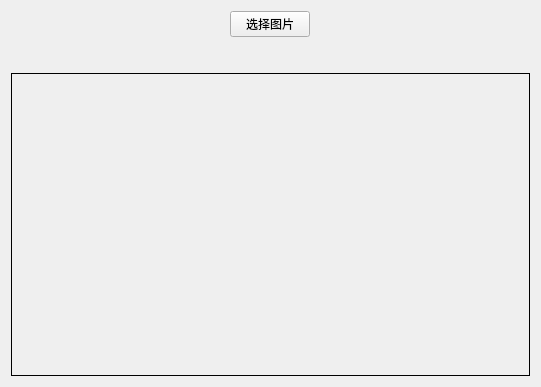
<?xml version="1.0" encoding="UTF-8"?>
<ui version="4.0">
 <class>Form</class>
 <widget class="QWidget" name="Form">
  <property name="geometry">
   <rect>
    <x>0</x>
    <y>0</y>
    <width>541</width>
    <height>387</height>
   </rect>
  </property>
  <property name="windowTitle">
   <string>图片查看器</string>
  </property>
  <layout class="QVBoxLayout" name="verticalLayout_2">
   <item>
    <layout class="QVBoxLayout" name="verticalLayout" stretch="1,1,10">
     <item>
      <layout class="QHBoxLayout" name="horizontalLayout">
       <property name="spacing">
        <number>6</number>
       </property>
       <item>
        <widget class="QPushButton" name="button">
         <property name="sizePolicy">
          <sizepolicy hsizetype="Fixed" vsizetype="Fixed">
           <horstretch>0</horstretch>
           <verstretch>0</verstretch>
          </sizepolicy>
         </property>
         <property name="text">
          <string>选择图片</string>
         </property>
        </widget>
       </item>
      </layout>
     </item>
     <item>
      <spacer name="verticalSpacer">
       <property name="orientation">
        <enum>Qt::Vertical</enum>
       </property>
       <property name="sizeHint" stdset="0">
        <size>
         <width>20</width>
         <height>40</height>
        </size>
       </property>
      </spacer>
     </item>
     <item>
      <widget class="QLabel" name="label">
       <property name="frameShape">
        <enum>QFrame::Box</enum>
       </property>
       <property name="text">
        <string/>
       </property>
      </widget>
     </item>
    </layout>
   </item>
  </layout>
 </widget>
 <resources/>
 <connections/>
</ui>
